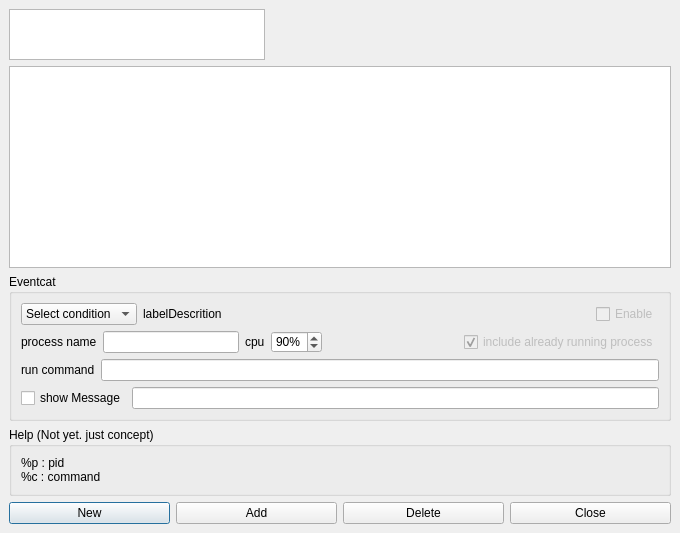
<?xml version="1.0" encoding="UTF-8"?>
<ui version="4.0">
 <class>EventDialog</class>
 <widget class="QDialog" name="EventDialog">
  <property name="geometry">
   <rect>
    <x>0</x>
    <y>0</y>
    <width>680</width>
    <height>533</height>
   </rect>
  </property>
  <property name="sizePolicy">
   <sizepolicy hsizetype="Fixed" vsizetype="Fixed">
    <horstretch>0</horstretch>
    <verstretch>0</verstretch>
   </sizepolicy>
  </property>
  <property name="focusPolicy">
   <enum>Qt::WheelFocus</enum>
  </property>
  <property name="windowTitle">
   <string>Watchdog 0.1 alpha</string>
  </property>
  <property name="styleSheet">
   <string notr="true">QPushButtonX {
	color: rgb(244, 244, 244);
	border-image: url(:/icon/vista.png);
}
QWidget {
}
QFrame, QLabel, QToolTip {
 }
 </string>
  </property>
  <layout class="QVBoxLayout">
   <property name="spacing">
    <number>6</number>
   </property>
   <property name="leftMargin">
    <number>9</number>
   </property>
   <property name="topMargin">
    <number>9</number>
   </property>
   <property name="rightMargin">
    <number>9</number>
   </property>
   <property name="bottomMargin">
    <number>9</number>
   </property>
   <item>
    <widget class="QListView" name="listView">
     <property name="sizePolicy">
      <sizepolicy hsizetype="Fixed" vsizetype="Fixed">
       <horstretch>0</horstretch>
       <verstretch>0</verstretch>
      </sizepolicy>
     </property>
     <property name="minimumSize">
      <size>
       <width>8</width>
       <height>1</height>
      </size>
     </property>
     <property name="maximumSize">
      <size>
       <width>16777215</width>
       <height>51</height>
      </size>
     </property>
    </widget>
   </item>
   <item>
    <widget class="QTableView" name="tableView">
     <property name="enabled">
      <bool>true</bool>
     </property>
     <property name="sizePolicy">
      <sizepolicy hsizetype="Preferred" vsizetype="Preferred">
       <horstretch>0</horstretch>
       <verstretch>0</verstretch>
      </sizepolicy>
     </property>
     <property name="focusPolicy">
      <enum>Qt::NoFocus</enum>
     </property>
     <property name="contextMenuPolicy">
      <enum>Qt::NoContextMenu</enum>
     </property>
     <property name="alternatingRowColors">
      <bool>true</bool>
     </property>
     <property name="selectionMode">
      <enum>QAbstractItemView::SingleSelection</enum>
     </property>
     <property name="selectionBehavior">
      <enum>QAbstractItemView::SelectRows</enum>
     </property>
     <property name="showGrid">
      <bool>false</bool>
     </property>
     <property name="gridStyle">
      <enum>Qt::NoPen</enum>
     </property>
    </widget>
   </item>
   <item>
    <widget class="QGroupBox" name="groupBox_2">
     <property name="sizePolicy">
      <sizepolicy hsizetype="Preferred" vsizetype="Fixed">
       <horstretch>0</horstretch>
       <verstretch>0</verstretch>
      </sizepolicy>
     </property>
     <property name="title">
      <string>Eventcat</string>
     </property>
     <layout class="QVBoxLayout">
      <property name="spacing">
       <number>6</number>
      </property>
      <property name="leftMargin">
       <number>9</number>
      </property>
      <property name="topMargin">
       <number>9</number>
      </property>
      <property name="rightMargin">
       <number>9</number>
      </property>
      <property name="bottomMargin">
       <number>9</number>
      </property>
      <item>
       <layout class="QHBoxLayout">
        <property name="spacing">
         <number>6</number>
        </property>
        <property name="leftMargin">
         <number>0</number>
        </property>
        <property name="topMargin">
         <number>0</number>
        </property>
        <property name="rightMargin">
         <number>0</number>
        </property>
        <property name="bottomMargin">
         <number>0</number>
        </property>
        <item>
         <widget class="QComboBox" name="comboBox">
          <property name="sizePolicy">
           <sizepolicy hsizetype="Fixed" vsizetype="Fixed">
            <horstretch>0</horstretch>
            <verstretch>0</verstretch>
           </sizepolicy>
          </property>
          <item>
           <property name="text">
            <string>Select condition</string>
           </property>
          </item>
         </widget>
        </item>
        <item>
         <widget class="QLabel" name="labelDesc">
          <property name="text">
           <string>labelDescrition</string>
          </property>
         </widget>
        </item>
        <item>
         <spacer>
          <property name="orientation">
           <enum>Qt::Horizontal</enum>
          </property>
          <property name="sizeHint" stdset="0">
           <size>
            <width>36</width>
            <height>20</height>
           </size>
          </property>
         </spacer>
        </item>
        <item>
         <widget class="QCheckBox" name="checkBox">
          <property name="enabled">
           <bool>false</bool>
          </property>
          <property name="text">
           <string>Enable</string>
          </property>
         </widget>
        </item>
       </layout>
      </item>
      <item>
       <layout class="QHBoxLayout">
        <property name="spacing">
         <number>6</number>
        </property>
        <property name="leftMargin">
         <number>0</number>
        </property>
        <property name="topMargin">
         <number>0</number>
        </property>
        <property name="rightMargin">
         <number>0</number>
        </property>
        <property name="bottomMargin">
         <number>0</number>
        </property>
        <item>
         <widget class="QLabel" name="label_procname">
          <property name="text">
           <string>process name</string>
          </property>
         </widget>
        </item>
        <item>
         <widget class="QLineEdit" name="proc_name"/>
        </item>
        <item>
         <widget class="QLabel" name="label_cpu">
          <property name="text">
           <string>cpu</string>
          </property>
         </widget>
        </item>
        <item>
         <widget class="QSpinBox" name="spinBox">
          <property name="toolTip">
           <string/>
          </property>
          <property name="statusTip">
           <string/>
          </property>
          <property name="whatsThis">
           <string/>
          </property>
          <property name="accessibleName">
           <string/>
          </property>
          <property name="suffix">
           <string>%</string>
          </property>
          <property name="prefix">
           <string/>
          </property>
          <property name="value">
           <number>90</number>
          </property>
         </widget>
        </item>
        <item>
         <spacer>
          <property name="orientation">
           <enum>Qt::Horizontal</enum>
          </property>
          <property name="sizeHint" stdset="0">
           <size>
            <width>40</width>
            <height>20</height>
           </size>
          </property>
         </spacer>
        </item>
        <item>
         <widget class="QCheckBox" name="checkBox_alreadyrun">
          <property name="enabled">
           <bool>false</bool>
          </property>
          <property name="font">
           <font/>
          </property>
          <property name="text">
           <string>include already running process</string>
          </property>
          <property name="checked">
           <bool>true</bool>
          </property>
         </widget>
        </item>
       </layout>
      </item>
      <item>
       <layout class="QHBoxLayout">
        <property name="spacing">
         <number>6</number>
        </property>
        <property name="leftMargin">
         <number>0</number>
        </property>
        <property name="topMargin">
         <number>0</number>
        </property>
        <property name="rightMargin">
         <number>0</number>
        </property>
        <property name="bottomMargin">
         <number>0</number>
        </property>
        <item>
         <widget class="QLabel" name="label_3">
          <property name="text">
           <string>run command</string>
          </property>
         </widget>
        </item>
        <item>
         <widget class="QLineEdit" name="command">
          <property name="toolTip">
           <string/>
          </property>
         </widget>
        </item>
       </layout>
      </item>
      <item>
       <layout class="QHBoxLayout">
        <property name="spacing">
         <number>6</number>
        </property>
        <property name="leftMargin">
         <number>0</number>
        </property>
        <property name="topMargin">
         <number>0</number>
        </property>
        <property name="rightMargin">
         <number>0</number>
        </property>
        <property name="bottomMargin">
         <number>0</number>
        </property>
        <item>
         <widget class="QCheckBox" name="checkShowMsg">
          <property name="text">
           <string>show Message</string>
          </property>
         </widget>
        </item>
        <item>
         <widget class="QLineEdit" name="message">
          <property name="text">
           <string/>
          </property>
         </widget>
        </item>
       </layout>
      </item>
     </layout>
    </widget>
   </item>
   <item>
    <widget class="QGroupBox" name="groupBox">
     <property name="sizePolicy">
      <sizepolicy hsizetype="Preferred" vsizetype="Fixed">
       <horstretch>0</horstretch>
       <verstretch>0</verstretch>
      </sizepolicy>
     </property>
     <property name="title">
      <string>Help (Not yet. just concept)</string>
     </property>
     <layout class="QVBoxLayout">
      <property name="spacing">
       <number>4</number>
      </property>
      <property name="leftMargin">
       <number>9</number>
      </property>
      <property name="topMargin">
       <number>9</number>
      </property>
      <property name="rightMargin">
       <number>9</number>
      </property>
      <property name="bottomMargin">
       <number>9</number>
      </property>
      <item>
       <widget class="QLabel" name="label_2">
        <property name="sizePolicy">
         <sizepolicy hsizetype="Fixed" vsizetype="Fixed">
          <horstretch>0</horstretch>
          <verstretch>0</verstretch>
         </sizepolicy>
        </property>
        <property name="text">
         <string>%p : pid
%c : command</string>
        </property>
       </widget>
      </item>
     </layout>
    </widget>
   </item>
   <item>
    <layout class="QHBoxLayout">
     <property name="spacing">
      <number>6</number>
     </property>
     <property name="leftMargin">
      <number>0</number>
     </property>
     <property name="topMargin">
      <number>0</number>
     </property>
     <property name="rightMargin">
      <number>0</number>
     </property>
     <property name="bottomMargin">
      <number>0</number>
     </property>
     <item>
      <widget class="QPushButton" name="newButton">
       <property name="styleSheet">
        <string/>
       </property>
       <property name="text">
        <string>New</string>
       </property>
      </widget>
     </item>
     <item>
      <widget class="QPushButton" name="addButton">
       <property name="text">
        <string>Add</string>
       </property>
      </widget>
     </item>
     <item>
      <widget class="QPushButton" name="delButton">
       <property name="text">
        <string>Delete</string>
       </property>
      </widget>
     </item>
     <item>
      <widget class="QPushButton" name="closeButton">
       <property name="text">
        <string>Close</string>
       </property>
      </widget>
     </item>
    </layout>
   </item>
  </layout>
 </widget>
 <resources>
  <include location="qps.qrc"/>
 </resources>
 <connections/>
</ui>
